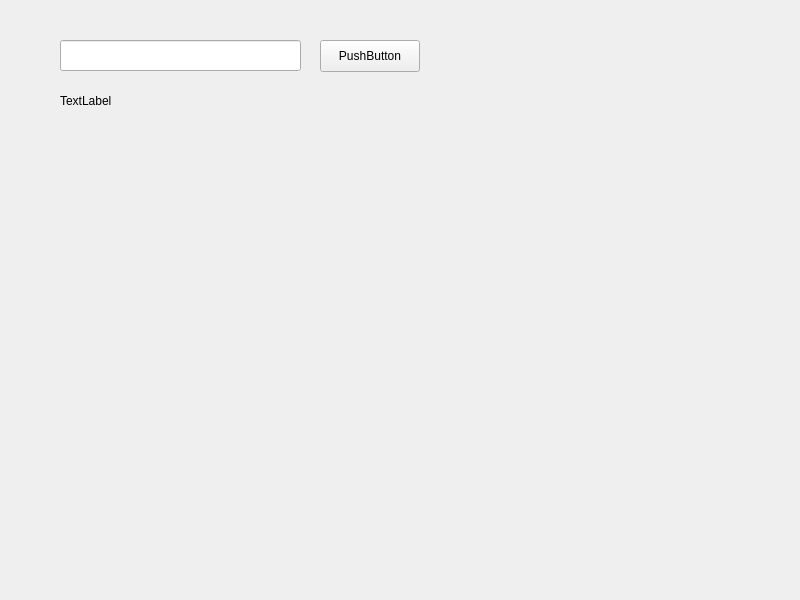
<?xml version="1.0" encoding="UTF-8"?>
<ui version="4.0">
 <class>Widget</class>
 <widget class="QWidget" name="Widget">
  <property name="geometry">
   <rect>
    <x>0</x>
    <y>0</y>
    <width>800</width>
    <height>600</height>
   </rect>
  </property>
  <property name="windowTitle">
   <string>Widget</string>
  </property>
  <widget class="QLabel" name="label">
   <property name="geometry">
    <rect>
     <x>60</x>
     <y>90</y>
     <width>221</width>
     <height>21</height>
    </rect>
   </property>
   <property name="text">
    <string>TextLabel</string>
   </property>
  </widget>
  <widget class="QLineEdit" name="lineEdit">
   <property name="geometry">
    <rect>
     <x>60</x>
     <y>40</y>
     <width>241</width>
     <height>31</height>
    </rect>
   </property>
  </widget>
  <widget class="QPushButton" name="pushButton">
   <property name="geometry">
    <rect>
     <x>320</x>
     <y>40</y>
     <width>100</width>
     <height>32</height>
    </rect>
   </property>
   <property name="text">
    <string>PushButton</string>
   </property>
  </widget>
 </widget>
 <resources/>
 <connections/>
</ui>
